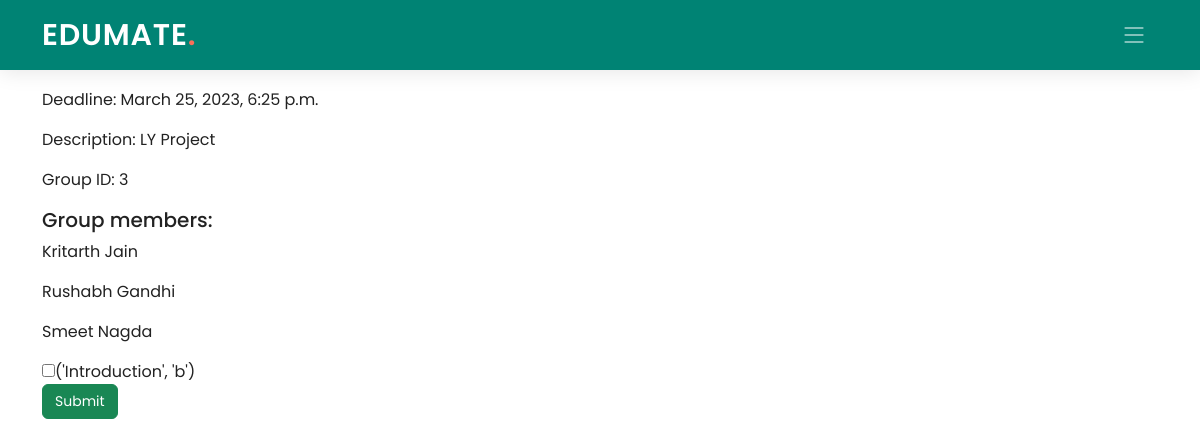
The app's page /student/1/classroom/PPJ8YI/projecttrack/1/ with its own data.
### Teacher/models.py (models this page shows, shortened)
class Project(models.Model):
    pro_id = models.AutoField(primary_key=True)
    class_code = models.ForeignKey(ClassTeachers, on_delete=models.CASCADE, blank=True, null=True)
    proj_name = models.CharField(max_length=100)
    proj_desc = models.CharField(max_length=300)
    proj_due = models.DateTimeField(default=datetime.now)
    prog_check = models.CharField(max_length=500)
    num_studs = models.IntegerField(default=2)
    class Meta:
        db_table = "Project"

class Groups(models.Model):
    group_id = models.AutoField(primary_key=True)
    pro_id = models.ForeignKey(Project, on_delete=models.CASCADE, blank=True, null=True)
    class Meta:
        db_table = "Groups"

class Members(models.Model):
    mem_id = models.AutoField(primary_key=True)
    group_id = models.ForeignKey(Groups, on_delete=models.CASCADE, blank=True, null=True)
    stud_id = models.ForeignKey("Edumate_app.Students", on_delete=models.CASCADE, blank=True, null=True)
    class Meta:
        db_table = "Members"

### Edumate_app/models.py (models this page shows, shortened)
class Students(models.Model):
    stud_id = models.AutoField(primary_key=True)
    name = models.CharField(max_length=100)
    email = models.EmailField(max_length=50)
    password = models.CharField(max_length=50)
    is_change = models.IntegerField(default=0)
    class Meta:
        db_table = "Students"

### Student/views.py (the view, shortened to what this page needs)
# urls.py: path('classroom/<pk2>/projecttrack/<pk3>/', views.single_project, name='single_project'),
def single_project(request, pk, pk2, pk3):
    project=Project.objects.get(pro_id=pk3)
    checks=project.prog_check.split("\r")
    group=Groups.objects.filter(pro_id=pk3)
    final_group=None
    members=None
    prog_value=None
    for i in group:
        member=Members.objects.filter(group_id=i.group_id, stud_id=pk)
        if member:
            final_group=i
            members=Members.objects.filter(group_id=i.group_id)
            temp=Progress.objects.filter(group_id=i.group_id)
            if temp:
                prog_value=temp[0].prog
            else:
                t=""
                for j in checks:
                    if j:
                        t=t+"b"
                prog_value=t
            break
    return render(request, 'Student/single_project.html', {'pk': pk, 'pk2': pk2, 'pk3': pk3, 'project': project, 'group': final_group, 'members': members, 'check': zip(checks, list(prog_value))})

### Student/templates/Student/single_project.html (shortened to what this page needs)
{% extends './base_student.html' %}
{% load static %}
{% block navbar %}
  <header id="header" class="header d-flex align-items-center">
    <div class="container-fluid container-xl d-flex align-items-center justify-content-between">
      <a href="#" class="logo d-flex align-items-center">
        <h1>EDUMATE<span>.</span></h1>
      </a>
      <i class="mobile-nav-toggle mobile-nav-show bi bi-list"></i>
    </div>
  </header>
  {% endblock navbar %}
  {% block content %}
  <div class="container">
    <p>Project Name: {{ project.proj_name }}</p>
    <p>Deadline: {{ project.proj_due }}</p>
    <p>Description: {{ project.proj_desc }}</p>
    <p>Group ID: {{ group.group_id }}</p>
    <h5>Group members: </h5>
    {% for i in members %}
     <p>{{ i.stud_id.name }}</p>
    {% endfor %}
    <form method="POST">
        {% for i in check %}
        <input type="checkbox" name="checks_{{forloop.counter}}" />{{ i }}
        <br>
        {% endfor %}
        <a class="btn btn-success" class="card-link"><small>Submit</small></a>
    </form>
  </div>
  {% endblock content %}

### Edumate_app/static/Edumate_app/assets/css/index.css (style rules this page uses)
:root { --font-default: "Open Sans", system-ui, -apple-system, "Segoe UI", Roboto, "Helvetica Neue", Arial, "Noto Sans", "Liberation Sans", sans-serif, "Apple Color Emoji", "Segoe UI Emoji", "Segoe UI Symbol", "Noto Color Emoji"; --font-primary: "Poppins", sans-serif; --font-secondary: "Poppins", sans-serif; }
:root { --color-default: #222222; --color-primary: #008374; --color-secondary: #f85a40; }
:root { scroll-behavior: smooth; }
body { font-family: var(--font-primary); color: var(--color-default); }
a { color: var(--color-primary); text-decoration: none; }
h1, h2, h3, h4, h5, h6 { font-family: var(--font-primary); }
.header { z-index: 997; height: 90px; background-color: var(--color-primary); }
.header.sticked { position: fixed; top: 0; right: 0; left: 0; height: 70px; box-shadow: 0px 2px 20px rgba(0, 0, 0, 0.1); }
.header .logo h1 { font-size: 30px; margin: 0; font-weight: 600; letter-spacing: 0.8px; color: #fff; font-family: var(--font-primary); }
.header .logo h1 span { color: #f96f59; }
@media (max-width: 1279px) { .mobile-nav-show { color: rgba(255, 255, 255, 0.6); font-size: 28px; cursor: pointer; line-height: 0; transition: 0.5s; z-index: 9999; margin-right: 10px; } }

### records on screen
Project: proj_due "March 25, 2023, 6:25 p.m.", proj_desc "LY Project"
Groups: group_id "3"
Members: stud_id.name "Kritarth Jain"
Members: stud_id.name "Rushabh Gandhi"
Members: stud_id.name "Smeet Nagda"

### other values on screen
{{ i }} "('Introduction', 'b')"
